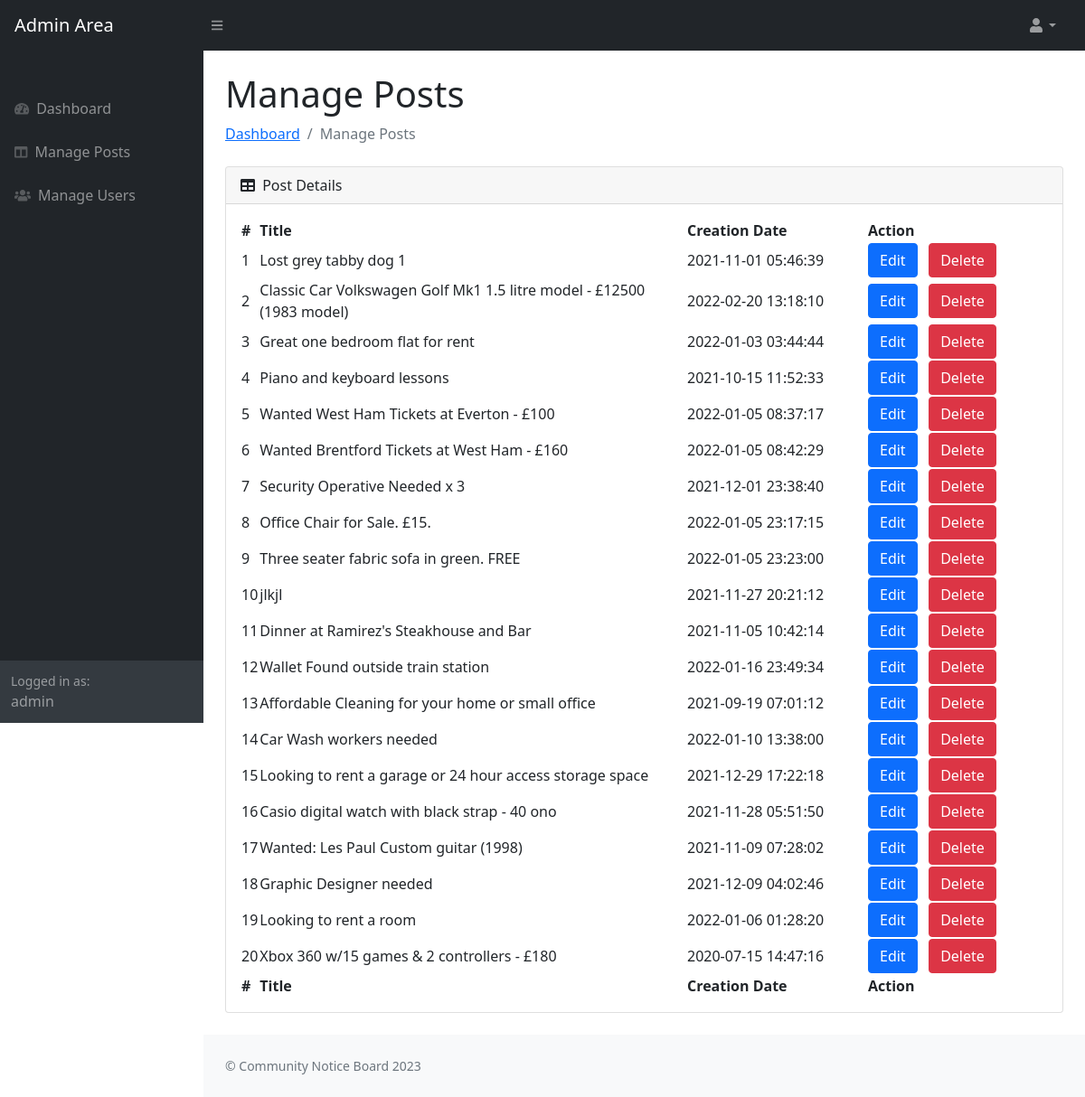
Page /admin/manage-posts.php (signed in) on the committed database.
### tables this page shows
CREATE TABLE `posts` (
  `postid` int(5) NOT NULL,
  `uid` int(11) DEFAULT NULL,
  `title` varchar(120) DEFAULT NULL,
  `created` timestamp NULL DEFAULT current_timestamp(),
  `content` mediumtext DEFAULT NULL,
  `image` varchar(64) DEFAULT NULL
);

### admin/manage-posts.php (the view, shortened to what this page needs)
<?php session_start();
include_once('includes/config.php');
if(strlen( $_SESSION["aid"])==0)
{
header('location:logout.php');
} else {
?>
<!DOCTYPE html>
<html lang="en">
    <head>
        <link href="https://cdn.jsdelivr.net/npm/simple-datatables@latest/dist/style.css" rel="stylesheet" />
        <link href="css/styles.css" rel="stylesheet" />
    </head>
    <body class="sb-nav-fixed">
 <?php include_once('includes/header.php');?>
        <div id="layoutSidenav">
       <?php include_once('includes/sidebar.php');?>
            <div id="layoutSidenav_content">
                <main>
                    <div class="container-fluid px-4">
                        <h1 class="mt-4">Manage Posts</h1>
                        <ol class="breadcrumb mb-4">
                            <li class="breadcrumb-item"><a href="dashboard.php">Dashboard</a></li>
                            <li class="breadcrumb-item active">Manage Posts</li>
                        </ol>
                        <div class="card mb-4">
                            <div class="card-header">
                                <i class="fas fa-table me-1"></i>
                               Post Details
                            </div>
                            <div class="card-body">
                                <table id="datatablesSimple">
                                    <thead>
                                        <tr>
                                            <th>#</th>
                                           <th>Title</th>
<th>Creation Date</th>
<th>Action</th>
                                        </tr>
                                    </thead>
                                    <tfoot>
                                        <tr>
                                        <th>#</th>
                                        <th>Title</th>
<th>Creation Date</th>
<th>Action</th>
                                        </tr>
                                    </tfoot>
                                                        <tbody>
<?php
$query=mysqli_query($con,"select * from posts");
$rowcount=mysqli_num_rows($query);
$cnt=1;
if($rowcount==0)
{
?>
<tr>
<td colspan="4" align="center"><h3 style="color:red">No record found</h3></td>
</tr>
<?php
} else {
while($row=mysqli_fetch_array($query))
{
?>
 <tr>
    <td><?php echo $cnt;?></td>
<td><?php echo ($row['title']);?></td>
<td width="200"><?php echo htmlentities($row['created'])?></td>
<td width="200"><a href="edit-post.php?pid=<?php echo htmlentities($row['postid']);?>" class="btn btn-primary">Edit</a>
    <a href="manage-posts.php?pid=<?php echo htmlentities($row['postid']);?>&&action=del" onclick="return confirm('Do you really want to delete ?')" class="btn btn-danger"> Delete</a> </td>
 </tr>
<?php $cnt++;} }?>
</tbody>
                                                    </table>
                            </div>
                        </div>
                    </div>
                </main>
<?php include_once('includes/footer.php');?>
            </div>
        </div>
    </body>
</html>
<?php } ?>

### rows in the picture
posts: title "Lost grey tabby dog 1", created "2021-11-01 05:46:39"
posts: title "Classic Car Volkswagen Golf Mk1 1.5 litre model - £12500 (1983 model)", created "2022-02-20 13:18:10"
posts: title "Great one bedroom flat for rent", created "2022-01-03 03:44:44"
posts: title "Piano and keyboard lessons", created "2021-10-15 11:52:33"
posts: title "Wanted West Ham Tickets at Everton - £100", created "2022-01-05 08:37:17"
posts: title "Wanted Brentford Tickets at West Ham - £160", created "2022-01-05 08:42:29"
posts: title "Security Operative Needed x 3", created "2021-12-01 23:38:40"
posts: title "Office Chair for Sale. £15.", created "2022-01-05 23:17:15"
posts: title "Three seater fabric sofa in green. FREE", created "2022-01-05 23:23:00"
posts: title "jlkjl", created "2021-11-27 20:21:12"
posts: title "Dinner at Ramirez's Steakhouse and Bar", created "2021-11-05 10:42:14"
posts: title "Wallet Found outside train station", created "2022-01-16 23:49:34"
posts: title "Affordable Cleaning for your home or small office", created "2021-09-19 07:01:12"
posts: title "Car Wash workers needed", created "2022-01-10 13:38:00"
posts: title "Looking to rent a garage or 24 hour access storage space", created "2021-12-29 17:22:18"
posts: title "Casio digital watch with black strap - 40 ono", created "2021-11-28 05:51:50"
posts: title "Wanted: Les Paul Custom guitar (1998)", created "2021-11-09 07:28:02"
posts: title "Graphic Designer needed", created "2021-12-09 04:02:46"
posts: title "Looking to rent a room", created "2022-01-06 01:28:20"
posts: title "Xbox 360 w/15 games & 2 controllers - £180", created "2020-07-15 14:47:16"

### other values in the picture
$_SESSION['login'] "admin"
